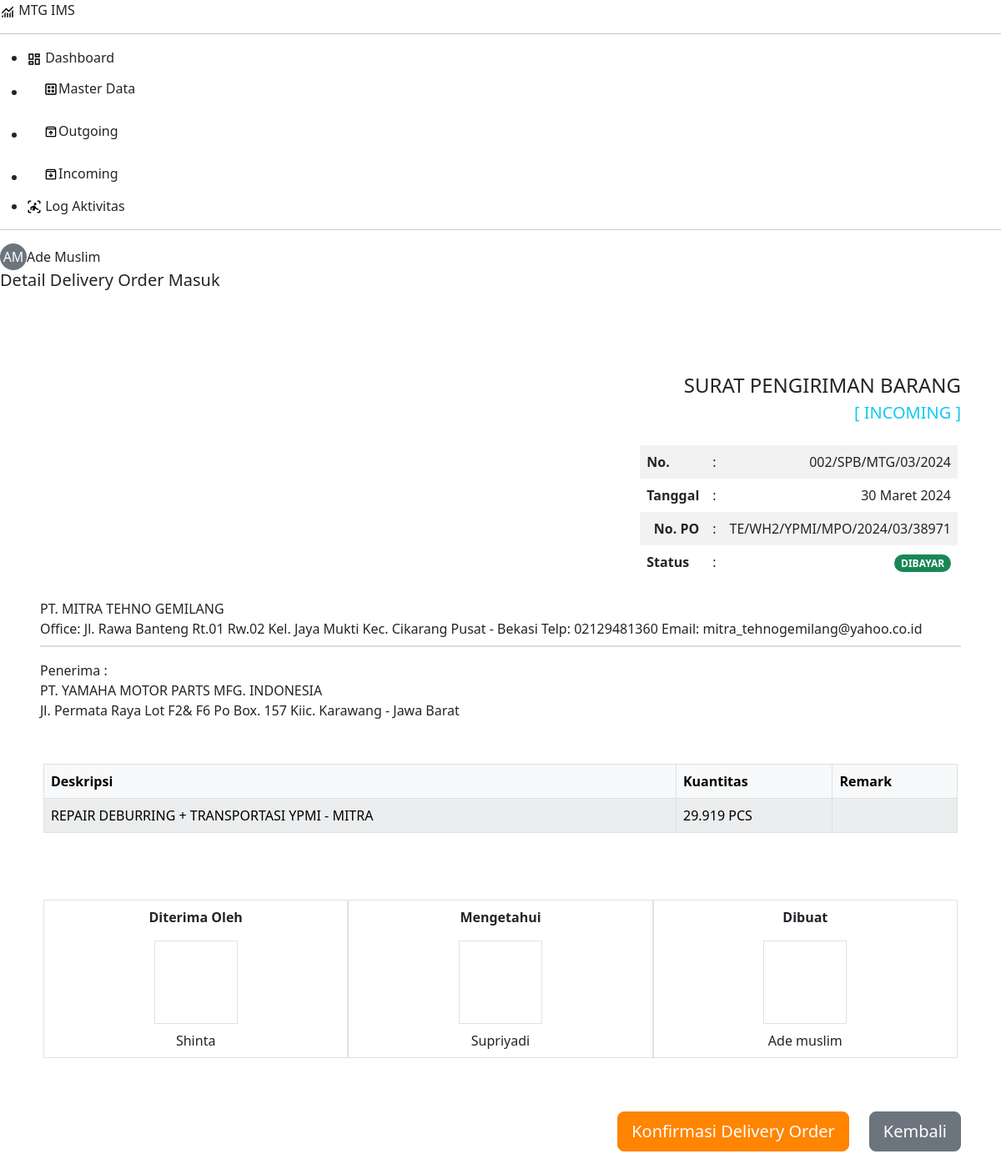
/pages/delivery-order/detail.php?id=f2f559d3-2c34-4b0b-98d6-5743536d8974 (signed in), run on the app's committed database.
### tables this page shows
CREATE TABLE `detail_faktur` (
  `id_detail_faktur` varchar(36) NOT NULL,
  `id_faktur` varchar(36) NOT NULL,
  `no_pengiriman_barang` varchar(50) NOT NULL,
  `id_produk` varchar(36) NOT NULL,
  `jumlah` int NOT NULL,
  `harga_satuan` int NOT NULL,
  `id_pesanan` varchar(36) NOT NULL,
  `signature_confirm` longtext
);

CREATE TABLE `faktur` (
  `id_faktur` varchar(36) NOT NULL,
  `id_pengirim` varchar(36) NOT NULL,
  `no_faktur` varchar(50) NOT NULL,
  `tanggal` datetime NOT NULL,
  `total` int NOT NULL,
  `catatan` text,
  `id_penerima` varchar(36) NOT NULL,
  `diskon` int DEFAULT NULL,
  `id_ppn` varchar(36) NOT NULL,
  `logo` varchar(100) DEFAULT NULL,
  `signature_info` longtext,
  `kategori` enum('keluar','masuk') NOT NULL,
  `status` enum('tunggu kirim','belum dibayar','dibayar') NOT NULL,
  `status_hapus` tinyint(1) NOT NULL DEFAULT '0'
);

CREATE TABLE `pesanan_pembelian` (
  `id_pesanan` varchar(36) NOT NULL,
  `id_pengirim` varchar(36) NOT NULL,
  `no_pesanan` varchar(50) NOT NULL,
  `tanggal` datetime NOT NULL,
  `total` int NOT NULL,
  `catatan` text,
  `id_penerima` varchar(36) NOT NULL,
  `up` varchar(100) DEFAULT NULL,
  `diskon` int DEFAULT NULL,
  `id_ppn` varchar(36) DEFAULT NULL,
  `logo` varchar(100) DEFAULT NULL,
  `signature_info` longtext,
  `kategori` enum('masuk','keluar') NOT NULL,
  `status` enum('draft','terkirim','diproses','selesai') NOT NULL,
  `status_hapus` tinyint(1) NOT NULL DEFAULT '0'
);

CREATE TABLE `kontak` (
  `id_kontak` varchar(36) NOT NULL,
  `nama_kontak` varchar(100) NOT NULL,
  `kategori` enum('internal','customer','supplier') NOT NULL,
  `alamat` varchar(255) NOT NULL,
  `telepon` varchar(20) DEFAULT NULL,
  `email` varchar(50) DEFAULT NULL,
  `keterangan` varchar(255) DEFAULT NULL,
  `status_hapus` tinyint(1) NOT NULL DEFAULT '0'
);

CREATE TABLE `produk` (
  `id_produk` varchar(36) NOT NULL,
  `no_produk` varchar(50) NOT NULL,
  `nama_produk` varchar(100) NOT NULL,
  `satuan` varchar(25) NOT NULL,
  `harga` int UNSIGNED NOT NULL,
  `status` enum('draft','pending','ditolak','disetujui') NOT NULL DEFAULT 'draft',
  `keterangan` varchar(255) DEFAULT NULL,
  `status_hapus` tinyint(1) NOT NULL DEFAULT '0'
);

### includes/function.php (called while the page is built, shortened)
<?php
require_once 'config.php';
function base_url($url = null) {
    $base_url = getenv('BASE_URL') ? getenv('BASE_URL') : "http://ims-amc.test";
    if ($url != null) {
        return rtrim($base_url, '/') . '/' . ltrim($url, '/');
    } else {
        return $base_url;
    }
}
function dateID($date) {
    $bulanIndonesia = array(
        'Januari', 'Februari', 'Maret', 'April', 'Mei', 'Juni',
        'Juli', 'Agustus', 'September', 'Oktober', 'November', 'Desember'
    );
    $indexBulan = date('n', strtotime($date)) - 1;
    $dateFormatted = date('j', strtotime($date)) . ' ' . $bulanIndonesia[$indexBulan] . ' ' . date('Y', strtotime($date));
    return $dateFormatted;
}
function selectDataJoin($mainTable, $joinTables = [], $columns = '*', $conditions = "", $orderBy = "") {
  global $conn;
  $sql = "SELECT $columns FROM $mainTable";
  foreach ($joinTables as $joinTable) {
      $sql .= " JOIN $joinTable[0] ON $joinTable[1]";
  }
  if (!empty($conditions)) {
      $sql .= " WHERE $conditions";
  }
  $result = mysqli_query($conn, $sql);
  $rows = mysqli_fetch_all($result, MYSQLI_ASSOC);
  return $rows;
}

### pages/delivery-order/detail.php (the view, shortened to what this page needs)
<?php
$category_param = isset($_GET['category']) ? $_GET['category'] : '';
$content_title = $category_param === 'outgoing' ? 'Keluar' : 'Masuk';
require '../../includes/header.php';
$data_detail_faktur = [];
$signatureConfirmDetails = [];
$error_message = '';
if (isset($_GET['id']) && $_GET['id'] !== '') {
  $id_detail_faktur = $_GET['id'];
  $mainTable = 'detail_faktur';
  $joinTables = [
    ['faktur', 'detail_faktur.id_faktur = faktur.id_faktur'],
    ['kontak pengirim', 'faktur.id_pengirim = pengirim.id_kontak'],
    ['kontak penerima', 'faktur.id_penerima = penerima.id_kontak'],
    ['produk', 'detail_faktur.id_produk = produk.id_produk'],
    ['pesanan_pembelian', 'detail_faktur.id_pesanan = pesanan_pembelian.id_pesanan']
  ];
  $columns =  'detail_faktur.*,
              faktur.*,
              produk.nama_produk,
              produk.satuan,
              pesanan_pembelian.no_pesanan,
              pengirim.nama_kontak AS nama_pengirim,
              pengirim.alamat AS alamat_pengirim,
              pengirim.telepon AS telepon_pengirim,
              pengirim.email AS email_pengirim,
              penerima.nama_kontak AS nama_penerima,
              penerima.alamat AS alamat_penerima';
  $conditions = "detail_faktur.id_detail_faktur = '$id_detail_faktur'";
  $data_detail_faktur = selectDataJoin($mainTable, $joinTables, $columns, $conditions);
  if (!empty($data_detail_faktur)) {
    $data = $data_detail_faktur[0];
    if (!empty($data["signature_confirm"])) {
      $signature_confirm_parts = explode(", ", $data["signature_confirm"]);
      foreach ($signature_confirm_parts as $part) {
        $pair = explode(": ", $part);
        if (count($pair) == 2) {
          $signatureConfirmDetails[$pair[0]] = $pair[1];
        }
      }
    }
  } else {
    $error_message = "Delivery order tidak ditemukan.";
  }
} else {
  $error_message = "ID detail faktur tidak ditemukan.";
}
if ($error_message) : ?>
<div class="alert alert-danger alert-lg d-flex align-items-center" role="alert">
  <svg xmlns="http://www.w3.org/2000/svg" width="18" height="18" class="bi bi-exclamation-triangle-fill me-3"
    viewBox="0 0 16 16" role="img" aria-label="Warning:" style="fill:currentColor;">
    <path
      d="M8.982 1.566a1.13 1.13 0 0 0-1.96 0L.165 13.233c-.457.778.091 1.767.98 1.767h13.713c.889 0 1.438-.99.98-1.767L8.982 1.566zM8 5c.535 0 .954.462.9.995l-.35 3.507a.552.552 0 0 1-1.1 0L7.1 5.995A.905.905 0 0 1 8 5zm.002 6a1 1 0 1 1 0 2 1 1 0 0 1 0-2z" />
  </svg>
  <?= $error_message; ?>
</div>
<?php else : ?>
<?php if (!empty($data_detail_faktur)): ?>
<div class="d-flex justify-content-between align-items-center mb-4 d-print-none">
  <h1 class="fs-5 mb-4">Detail Delivery Order <?= $content_title ?></h1>
  <div>
  </div>
</div>
<div class="paper-wrapper p-5">
  <div class="row mb-2">
    <div class="col">
    </div>
    <div class="col">
      <div class="row text-end">
        <p class="fs-4 mb-0">SURAT PENGIRIMAN BARANG</p>
        <?php if ($category_param === 'outgoing'): ?>
        <p class="fs-5 text-info d-print-none">[ OUTGOING ]</p>
        <?php else: ?>
        <p class="fs-5 text-info d-print-none">[ INCOMING ]</p>
        <?php endif; ?>
      </div>
      <div class="row d-flex justify-content-end text-end pe-3 mt-2">
        <table class="table table-striped no-border-print" style="max-width: 250px;">
          <tr>
            <th class="text-start">No.</th>
            <td>:</td>
            <td><?= strtoupper($data['no_pengiriman_barang']) ?></td>
          </tr>
          <tr>
            <th class="text-start">Tanggal</th>
            <td>:</td>
            <td><?= dateID(date('Y-m-d', strtotime($data['tanggal']))) ?></td>
          </tr>
          <tr>
            <th>No. PO</th>
            <td>:</td>
            <td><?= strtoupper($data['no_pesanan']) ?></td>
          </tr>
          <tr class="d-print-none">
            <th class="text-start">Status</th>
            <td>:</td>
            <td>
              <?php
              $status_classes = [
                  'tunggu kirim' => 'text-bg-warning',
                  'belum dibayar' => 'text-bg-danger',
                  'dibayar' => 'text-bg-success'
              ];
              $status_class = $status_classes[$data['status']] ?? '';
              ?>
              <span
                class="badge rounded-pill mb-0 <?= $status_class ?> d-print-none"><?= strtoupper($data['status']) ?></span>
            </td>
          </tr>
        </table>
      </div>
    </div>
  </div>
  <div class="row mb-2">
    <p class="mb-0"><?= strtoupper($data['nama_pengirim']) ?></p>
    <p class="mb-0 text-justify">
      <?= isset($data['alamat_pengirim']) && !empty($data['alamat_pengirim']) ? ucwords($data['alamat_pengirim']) : '' ?>
      <?= isset($data['telepon_pengirim']) && !empty($data['telepon_pengirim']) ? " Telp: " . $data['telepon_pengirim'] : '' ?>
      <?= isset($data['email_pengirim']) && !empty($data['email_pengirim']) ? " Email: " . $data['email_pengirim'] : '' ?>
    </p>
  </div>
  <hr class="row border border-secondary border-1 opacity-25 mb-3" style="margin: 0;">
  <div class="row mb-5">
    <p class="mb-0">
      <?= $category_param === 'outgoing' ? 'Kepada Yth,' : 'Penerima :' ?>
    </p>
    <p class="mb-0"><?= strtoupper($data['nama_penerima']) ?></p>
    <p class="mb-1"><?= ucwords($data['alamat_penerima']) ?></p>
  </div>
  <div class="row ps-3 pe-3 mb-5">
    <table class="table table-light table-bordered table-striped special-table">
      <thead>
        <tr class="fw-bolder">
          <td>Deskripsi</td>
          <td>Kuantitas</td>
          <td class="fix-width-col-md">Remark</td>
        </tr>
      </thead>
      <tbody>
        <tr>
          <td class="text-wrap"><?= strtoupper($data['nama_produk']); ?></td>
          <td class="no-wrap"><?= number_format($data['jumlah'], 0, ',', '.') . " " . strtoupper($data['satuan']); ?>
          </td>
          <td></td>
        </tr>
      </tbody>
    </table>
  </div>
  <div class="row p-3 approved-signature">
    <div class="col d-flex flex-column align-items-center text-center border p-2">
      <span class="mb-3 fw-bold">Diterima Oleh</span>
      <?php if (!empty($signatureConfirmDetails['Approved Path'])) { ?>
      <img class="img-fluid mb-2" src="<?= base_url($signatureConfirmDetails['Approved Path']) ?>"
        alt="Preview Signature" style="max-height: 100px;">
      <?php } else { ?>
      <div class="mb-2 border signature-placeholder" style="width: 100px; height: 100px;"></div>
      <?php } ?>
      <span><?= isset($signatureConfirmDetails['Approved Name']) ? ucfirst($signatureConfirmDetails['Approved Name']) : '' ?></span>
    </div>
    <div class="col d-flex flex-column align-items-center text-center border p-2">
      <span class="mb-3 fw-bold">Mengetahui</span>
      <?php if (!empty($signatureConfirmDetails['Checked Path'])) { ?>
      <img class="img-fluid mb-2" src="<?= base_url($signatureConfirmDetails['Checked Path']) ?>"
        alt="Preview Signature" style="max-height: 100px;">
      <?php } else { ?>
      <div class="mb-2 border signature-placeholder" style="width: 100px; height: 100px;"></div>
      <?php } ?>
      <span><?= isset($signatureConfirmDetails['Checked Name']) ? ucfirst($signatureConfirmDetails['Checked Name']) : '' ?></span>
    </div>
    <div class="col d-flex flex-column align-items-center text-center border p-2">
      <span class="mb-3 fw-bold">Dibuat</span>
      <?php if (!empty($signatureConfirmDetails['Issued Path'])) { ?>
      <img class="img-fluid mb-2" src="<?= base_url($signatureConfirmDetails['Issued Path']) ?>" alt="Preview Signature"
        style="max-height: 100px;">
      <?php } else { ?>
      <div class="mb-2 border signature-placeholder" style="width: 100px; height: 100px;"></div>
      <?php } ?>
      <span><?= isset($signatureConfirmDetails['Issued Name']) ? ucfirst($signatureConfirmDetails['Issued Name']) : '' ?></span>
    </div>
  </div>
  <?php endif; endif; ?>
  <div class="row justify-content-end mt-5 mb-4 d-print-none">
    <div class="col-auto">
      <button type="button" class="btn btn-warning btn-lg" data-bs-toggle="modal"
        data-bs-target="#approveModal">Konfirmasi Delivery Order</button>
    </div>
    <div class="col-auto">
      <a href="<?= base_url("pages/delivery-order/$category_param") ?>" class="btn btn-secondary btn-lg">Kembali</a>
    </div>
  </div>
</div>
<?php
require '../../includes/footer.php';
?>

### data on the page
detail_faktur: no_pengiriman_barang "002/SPB/MTG/03/2024", id_faktur.tanggal "30 Maret 2024", id_pesanan.no_pesanan "TE/WH2/YPMI/MPO/2024/03/38971", id_faktur.status "DIBAYAR", kontak.nama_kontak "PT. MITRA TEHNO GEMILANG", kontak.alamat "Office: Jl. Rawa Banteng Rt.01 Rw.02 Kel. Jaya Mukti Kec. Cikarang Pusat - Bekasi", kontak.telepon "02129481360", kontak.email "mitra_tehnogemilang@yahoo.co.id", kontak.nama_kontak "PT. YAMAHA MOTOR PARTS MFG. INDONESIA", kontak.alamat "Jl. Permata Raya Lot F2& F6 Po Box. 157 Kiic. Karawang - Jawa Barat", id_produk.nama_produk "REPAIR DEBURRING + TRANSPORTASI YPMI - MITRA", jumlah "29.919", id_produk.satuan "PCS"

### other printed values
$inisial "AM"
$nama_lengkap "Ade Muslim"
$content_title "Masuk"
$signatureConfirmDetails['Approved Name'] "Shinta"
$signatureConfirmDetails['Checked Name'] "Supriyadi"
$signatureConfirmDetails['Issued Name'] "Ade muslim"
